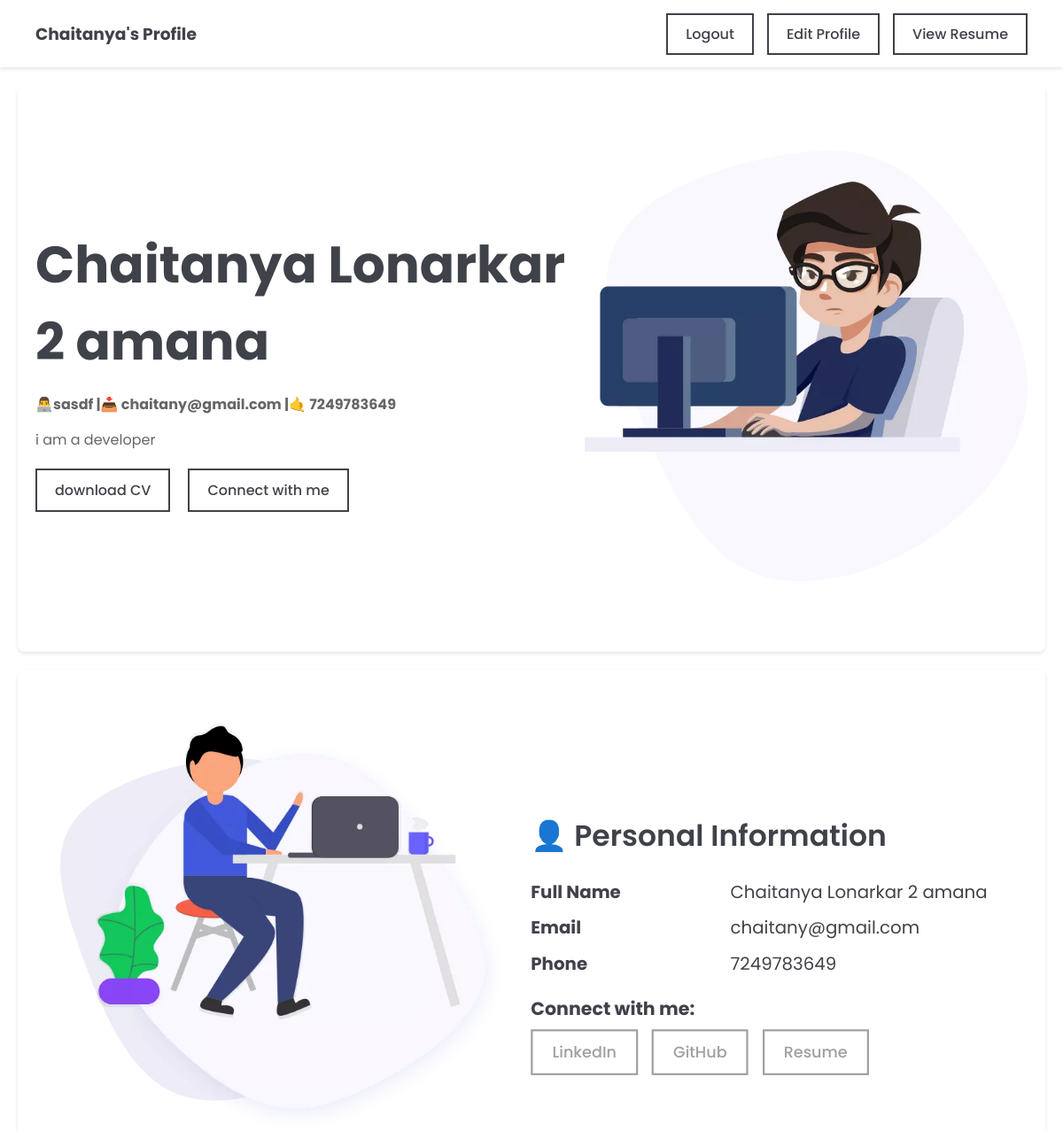
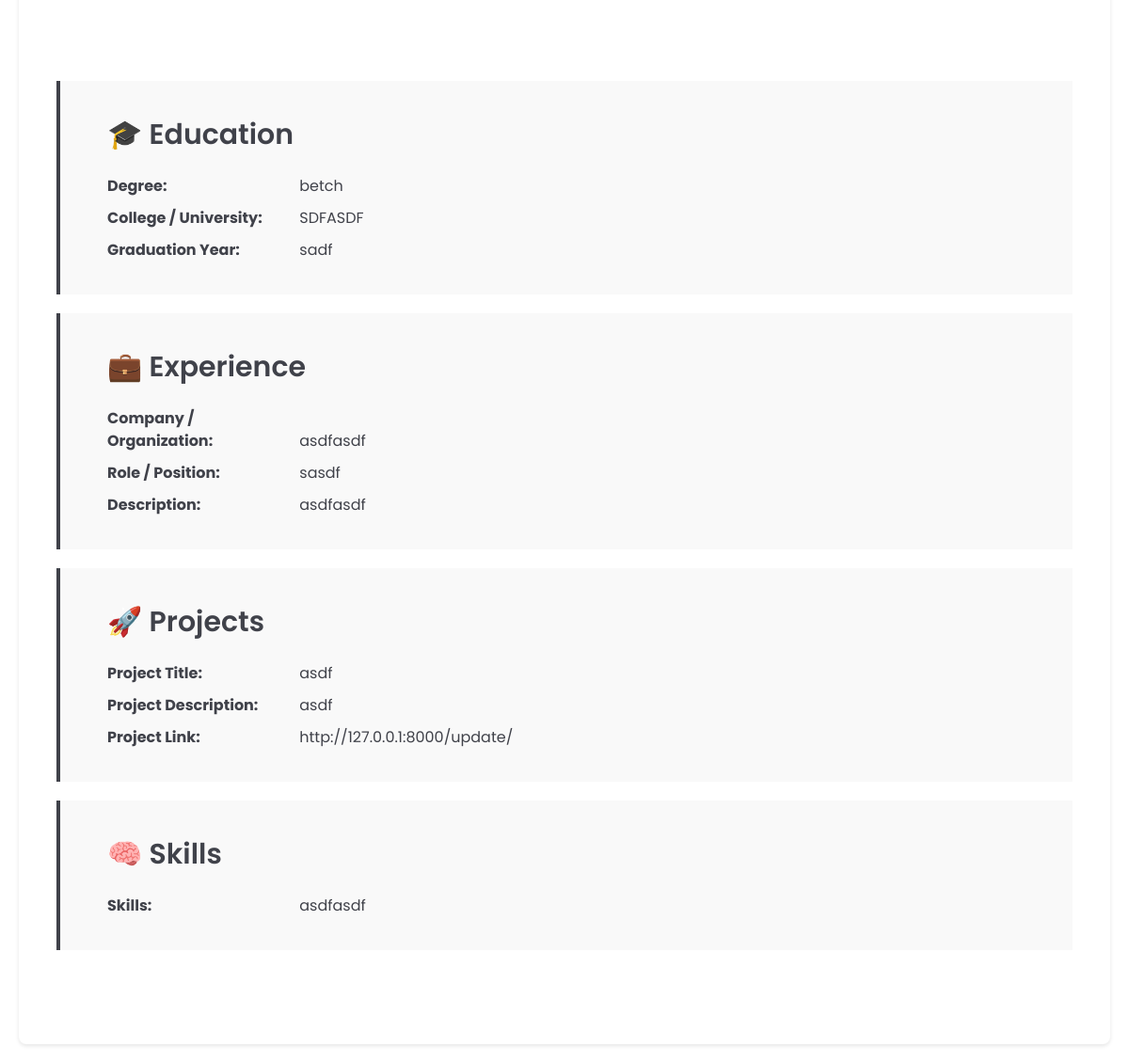
The page /myprofile/ (signed in) on the database as committed earlier (2 pictures, top to bottom).
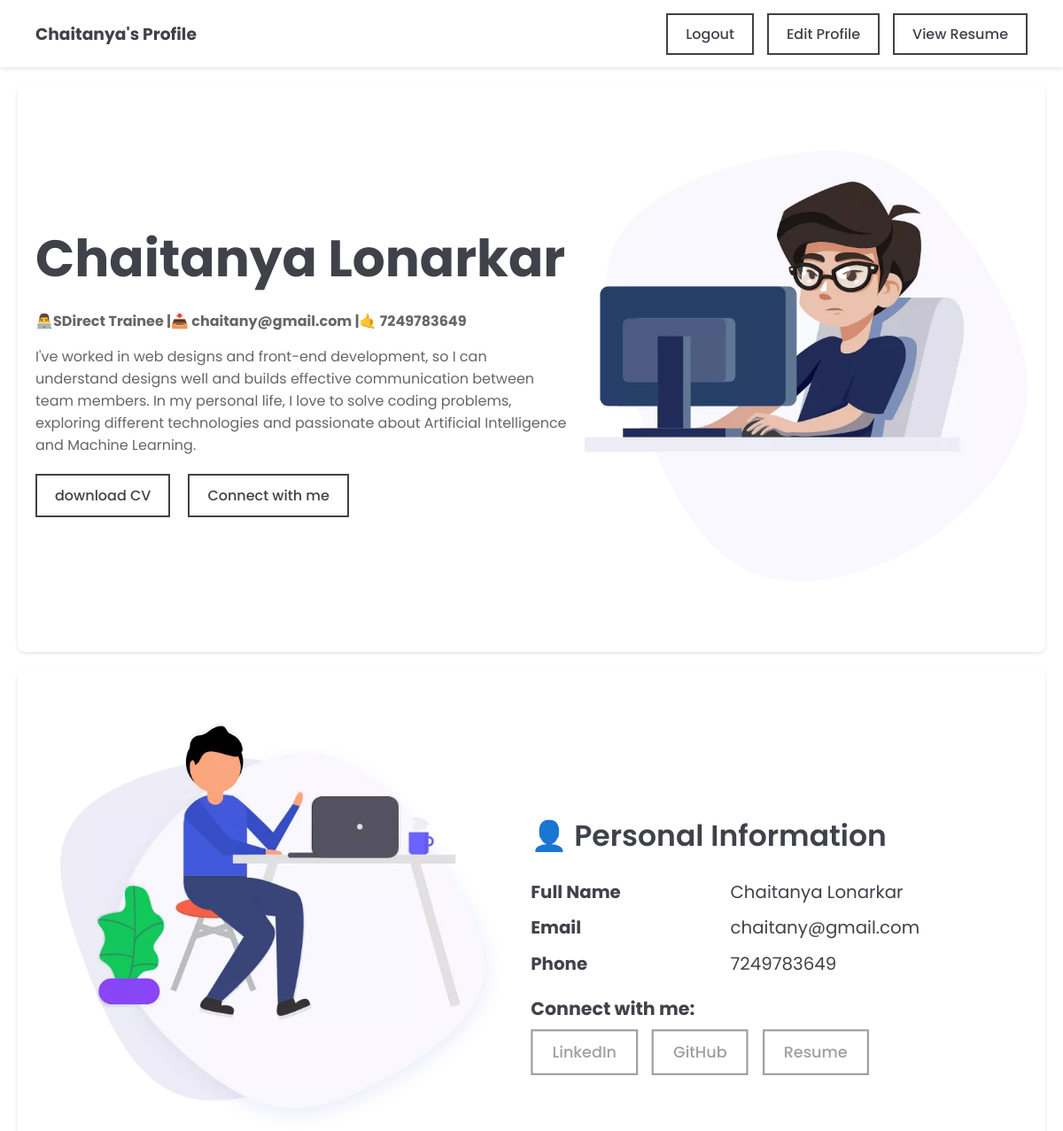
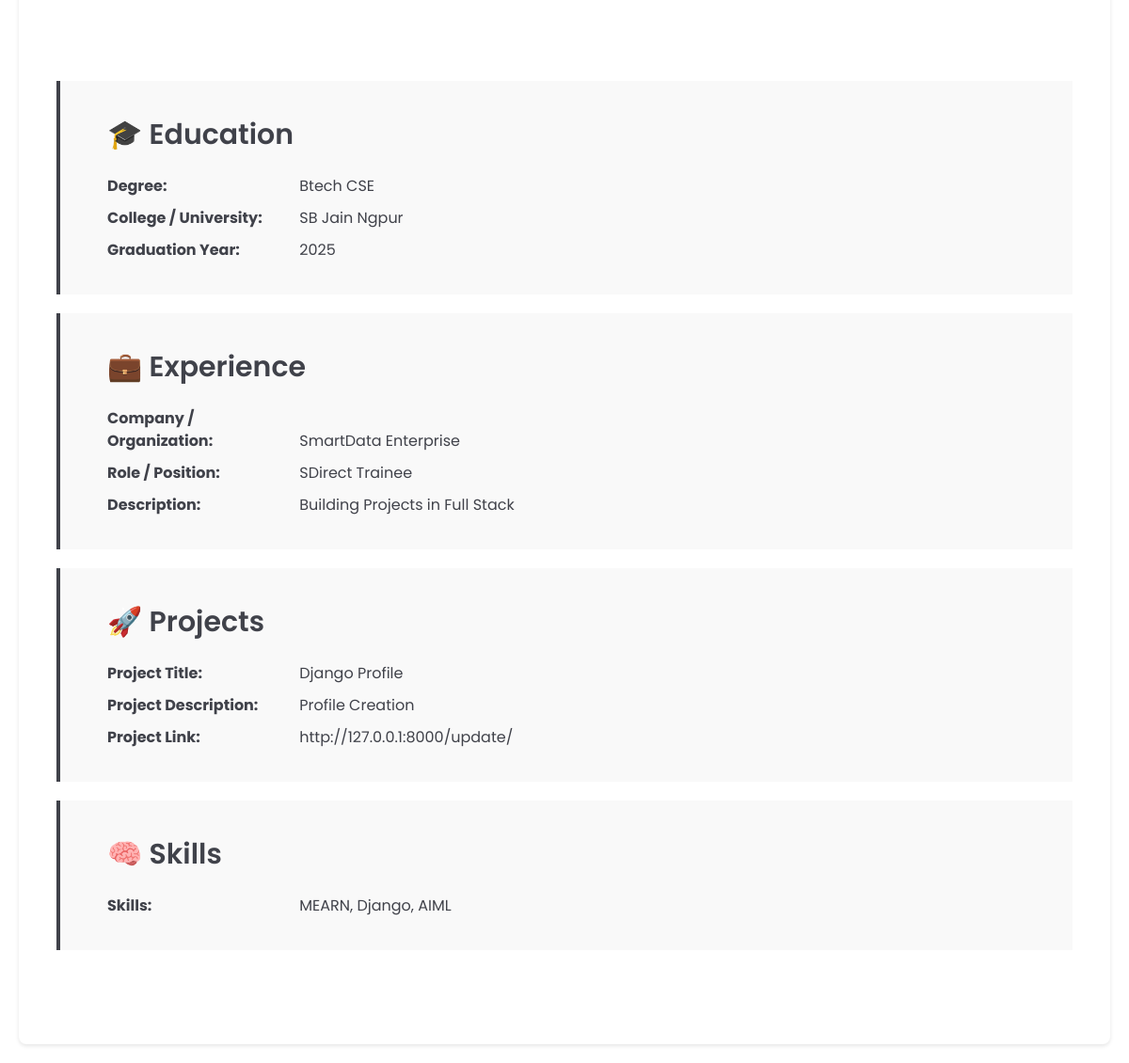
The same page on the database as committed later (2 pictures, top to bottom).
### folio/models.py (models this page shows, shortened)
class Portfolio(models.Model):
    user = models.OneToOneField(User, on_delete=models.CASCADE)
    name = models.CharField(max_length=100)
    email = models.EmailField()
    phone = models.CharField(max_length=20, blank=True, null=True)
    profile = models.ImageField(upload_to='profiles/', blank=True, null=True)
    location = models.CharField(max_length=100, blank=True, null=True)
    resume = models.URLField(blank=True, null=True)
    linkedin = models.URLField(blank=True, null=True)
    github = models.URLField(blank=True, null=True)
    bio = models.TextField(blank=True, null=True)
    age = models.PositiveIntegerField(blank=True, null=True)
    degree = models.CharField(max_length=100, blank=True, null=True)
    college = models.CharField(max_length=200, blank=True, null=True)
    graduation_year = models.CharField(max_length=10, blank=True, null=True)
    company = models.CharField(max_length=200, blank=True, null=True)
    position = models.CharField(max_length=100, blank=True, null=True)
    responsibilities = models.TextField(blank=True, null=True)
    projects_title = models.CharField(max_length=200, blank=True, null=True)
    project_desc = models.TextField(blank=True, null=True)
    project_link = models.URLField(blank=True, null=True)
    skills = models.TextField(blank=True, null=True)
    created_at = models.DateTimeField(auto_now_add=True)

### folio/views.py (the view)
# urls.py: path('myprofile/', views.profile, name='profile'),
@login_required
def profile(request):
    portfolio = Portfolio.objects.get(user=request.user)
    return render(request, 'profile.html', {'user': portfolio})

### folio/templates/profile.html (shortened to what this page needs)
{% load static %}
<!DOCTYPE html>
<html lang="en">
  <head>
    <link rel="stylesheet" href="{% static 'css/profile.css' %}" />
    <!-- {% load bootstrap5 %}
  {% bootstrap_css %}
  {% bootstrap_javascript %} -->
  </head>
  <body>
    <nav>
      <div class="nav-container">
        <h3 href="#" class="logo">Chaitanya's Profile</h3>
        <ul class="nav-links">
          <li><a class="unique-button" href="{% url 'logout' %}">Logout</a></li>
          <li>
            <a class="unique-button" href="{% url 'update_profile' %}"
              >Edit Profile</a
            >
          </li>
          <li>
            <a class="unique-button" href="{% url 'resume' %}">View Resume</a>
          </li>
        </ul>
      </div>
    </nav>
    <div class="container">
      <div class="profile-header">
        <div class="right">
          <h2>{{ user.name }}</h2>
          <p>
            <b>
              👨‍💻{{ user.position }} |📥 {{ user.email }} |🤙 {{ user.phone }}
            </b>
          </p>
          <p class="bio">{{ user.bio }}</p>
          <div class="btns">
            <a class="unique-button"> download CV </a>
            <a class="unique-button"> Connect with me </a>
          </div>
        </div>
        <div class="left">
          <img
            src="{% static 'images/home-right.png' %}"
            alt="Profile Picture"
          />
        </div>
      </div>
    </div>
    <div class="info">
      <div class="section-content personal">
        <div class="right">
          <div class="section-title">👤 Personal Information</div>
          <p><b>Full Name</b> {{ user.name }}</p>
          <p><b>Email</b> {{ user.email }}</p>
          <p><b>Phone</b> {{ user.phone }}</p>
          <div>
            <h3>Connect with me:</h3>
            <a class="unique-button social" href="">LinkedIn</a>
            <a class="unique-button social" href="">GitHub</a>
            <a class="unique-button social" href="">Resume</a>
          </div>
        </div>
        <div class="left">
          <img src="{% static 'images/about-us.png' %}" alt="" />
        </div>
      </div>
      <div class="other-info">
        <div class="card">
          <div class="section-title">🎓 Education</div>
          <div class="section-content">
            <p><b>Degree:</b> {{ user.degree }}</p>
            <p><b>College / University:</b> {{ user.college }}</p>
            <p><b>Graduation Year:</b> {{ user.graduation_year }}</p>
          </div>
        </div>
        <div class="card">
          <div class="section-title">💼 Experience</div>
          <div class="section-content">
            <p><b>Company / Organization:</b> {{ user.company }}</p>
            <p><b>Role / Position:</b> {{ user.position }}</p>
            <p><b>Description:</b> {{ user.responsibilities }}</p>
          </div>
        </div>
        <div class="card">
          <div class="section-title">🚀 Projects</div>
          <div class="section-content">
            <p><b>Project Title:</b> {{ user.projects_title }}</p>
            <p><b>Project Description:</b> {{ user.project_desc }}</p>
            <p><b>Project Link:</b> {{ user.project_link }}</p>
          </div>
        </div>
        <div class="card">
          <div class="section-title">🧠 Skills</div>
          <div class="section-content">
            <p><b>Skills:</b> {{ user.skills }}</p>
          </div>
        </div>
      </div>
    </div>
  </body>
</html>

### static/css/profile.css (style rules this page uses)
body { background: linear-gradient(#f2f7f8); font-family: "Poppins", sans-serif; color: #40424a; margin: 0; padding: 0; }
.nav-container { display: flex; justify-content: space-between; align-items: center; padding: 5px 40px; background-color: #ffffff; box-shadow: 0 2px 4px rgba(0, 0, 0, 0.1); }
.nav-container li { list-style: none; display: inline-block; }
.nav-container .nav-links { display: flex; gap: 15px; }
.unique-button { text-decoration: none; color: #40424a; font-weight: 500; font-size: 16px; transition: color 0.3s ease; border: 2px solid #40424a; padding: 10px 20px; }
.profile-header { display: flex; justify-content: center; align-items: center; padding: 20px; background-color: #ffffff; box-shadow: 0 2px 4px rgba(0, 0, 0, 0.1); margin: 20px; border-radius: 8px; height: 75vh; }
.profile-header img { width: 500px; }
.profile-header h2 { margin: 0; font-size: 58px; }
.profile-header p { margin: 15px 0; color: #666666; }
.right { width: 700px; }
.bio { width: 600px; }
.btns { margin-top: 20px; display: flex; gap: 20px; }
.personal p { font-size: 18px; margin: 10px 0; }
.personal { margin-top: 30px; display: flex; flex-direction: row-reverse; justify-content: center; align-items: center; gap: 10px; width: 100%; }
.personal .left img { width: 500px; }
.personal .left { text-align: center; }
.personal .right { scale: 1.1; }
.personal .right,.personal .left { width: 50%; padding: 20px; margin: auto; }
.info { background-color: #ffffff; margin: 20px; padding: 20px; border-radius: 8px; box-shadow: 0 2px 4px rgba(0, 0, 0, 0.1); }
.other-info { margin-top: 40px; margin-bottom: 40px; padding: 20px; display: grid; grid-template-columns: repeat(auto-fit, minmax(600px, 1fr)); }
.card { margin-bottom: 20px; padding: 15px; padding-left: 50px; border-left: 4px solid #40424a; background-color: #f9f9f9; }
.social { margin-right: 10px; margin-top: 40px; opacity: 0.5; text-decoration: none; color: #40424a; transition:all 0.5s ease; }
.section-title { font-size: 30px; font-weight: 600; margin: 20px 0; }
.section-content { margin: 20px 0; line-height: 1.5; }
.section-content p { margin: 10px 0; }
.section-content b { width: 200px; display: inline-block; }
.section-content img { max-width: 100%; height: auto; }

Rows that differ between the two databases and show on the page:
changed Portfolio "chaitany@gmail.com": name "Chaitanya Lonarkar 2 amana" → "Chaitanya Lonarkar"; position "sasdf" → "SDirect Trainee"; bio "i am a developer" → "I've worked in web designs and front-end development, so I can understand designs well and builds effective communication between team members. In my personal life, I love to solve coding problems, exploring different technologies and passionate about Artificial Intelligence and Machine Learning."; degree "betch" → "Btech CSE"; college "SDFASDF" → "SB Jain Ngpur"; graduation_year "sadf" → "2025"; company "asdfasdf" → "SmartData Enterprise"; responsibilities "asdfasdf" → "Building Projects in Full Stack"; projects_title "asdf" → "Django Profile"; project_desc "asdf" → "Profile Creation"; skills "asdfasdf" → "MEARN, Django, AIML"
